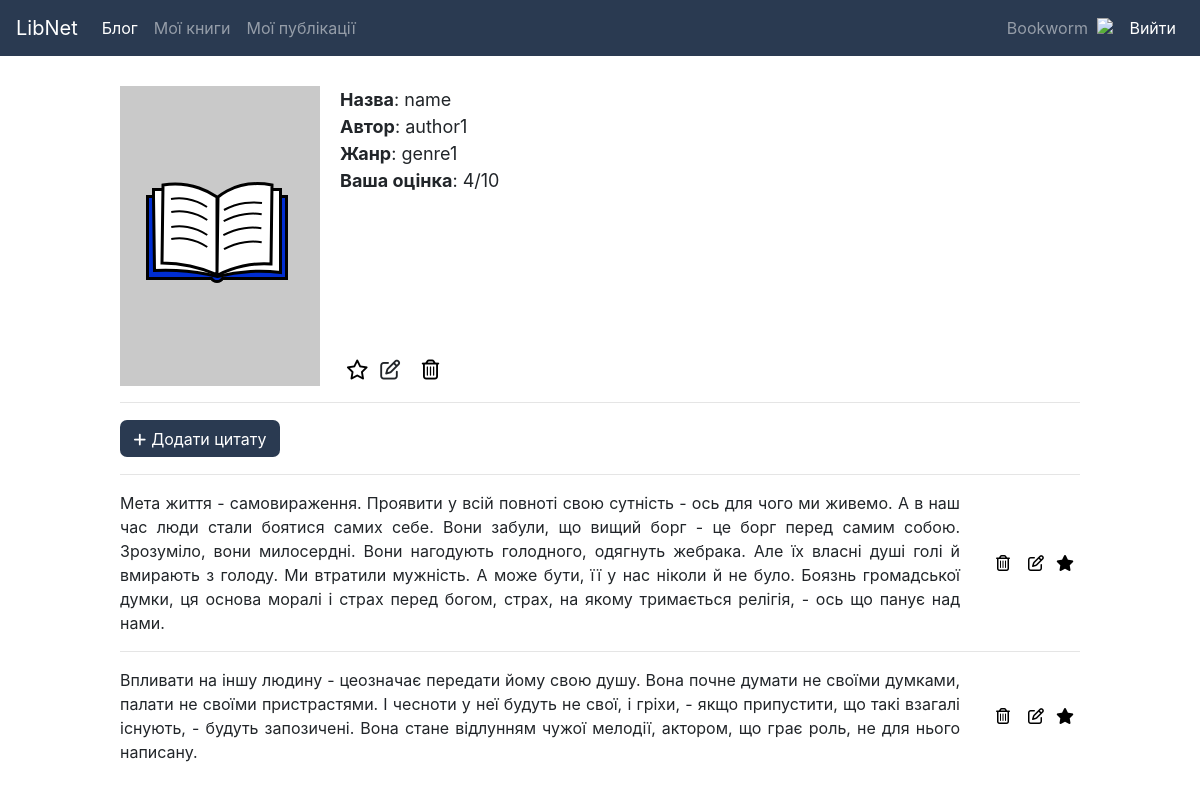
Screenshot of /3/book (signed in) with the database file from the repository.
### sn/db.py (models this page shows)
class User(db.Model):
	id = db.Column(db.Integer, primary_key=True)
	username = db.Column(db.String(80), nullable=False, unique = True)
	name = db.Column(db.String(80), nullable=False)
	birth_date = db.Column(db.DateTime, nullable=False)
	email = db.Column(db.String(80), unique=True, nullable=False)
	password = db.Column(db.String(80), nullable=False)
	avatar = db.Column(db.String(100))

class Book(db.Model):
	id = db.Column(db.Integer, primary_key=True)
	owner_id = db.Column(db.Integer, db.ForeignKey('user.id'), nullable=False)
	owner = db.relationship('User',  foreign_keys = "Book.owner_id")
	name = db.Column(db.String(80), nullable=False)
	author = db.Column(db.String(80))
	genre = db.Column(db.String(80))
	status = db.Column(db.String(3), nullable=False)
	rating = db.Column(db.String(3))
	image = db.Column(db.String(100))
	is_favorite = db.Column(db.Boolean, default=False)

class Quote(db.Model):
	id = db.Column(db.Integer, primary_key=True)
	book_id = db.Column(db.Integer, db.ForeignKey('book.id'), nullable=False)
	book = db.relationship('Book',  foreign_keys = "Quote.book_id")
	text = db.Column(db.String(1005))
	is_favorite = db.Column(db.Boolean, default=False)

### sn/index.py (the view)
@app.route('/<int:id>/book', methods=('GET', 'POST'))
def book(id):
	get_user()
	book = Book.query.filter_by(id = id).first()
	quotes = Quote.query.filter_by(book_id=book.id)
	author = book.author
	if request.method == 'POST':
		quote_text = request.form['quote_text']
		quote = Quote(book_id=book.id, text=quote_text)
		db.session.add(quote)
		db.session.commit()
		return redirect(url_for('book', id=id))
	return render_template('book.html', quotes=quotes, author=book.author, name=book.name, genre=book.genre, rating=book.rating, image=book.image, book=book)

### sn/index.py (called while the page is built)
def get_user():
	user_id = session.get('user_id')
	if user_id is None:
		g.user = None
	else:
		g.user = User.query.filter_by(id=user_id).first()
	return g.user

### sn/templates/book.html (shortened to what this page needs)
<!doctype html>
<html>
    <head>
    <link rel="stylesheet" href="https://maxcdn.bootstrapcdn.com/bootstrap/4.0.0/css/bootstrap.min.css">
    <link rel="stylesheet" href="../static/css/style.css">
    </head>
    <body>
        {% include 'navbar.html' %}
        <div class="quotes-contain">
        <div class="book-info">
            {% if image %}
                <img class="book-img"  src="{{ image }}" style="margin-right: 20px;">
                {% else %}
                <img class="book-img"  src="../static/img/book.svg" style="margin-right: 20px;">
                {% endif %}
            <div class="book-ul">
                <ul style="list-style: none; padding: 0; margin: 0;">
                <li><b>Назва</b>: {{ name }}</li>
                {% if author %}
                <li><b>Автор</b>: {{ author }}</li>
                {% endif %}
                {% if genre %}
                <li><b>Жанр</b>: {{ genre }}</li>
                {% endif %}
                {% if rating %}
                <li><b>Ваша оцінка</b>: {{ rating }}/10</li>
                {% endif %}
                </ul>
            <div class="book-buttons" style="display: flex; font-size: 20px;">
                <form method="post">
                    {%  if book.is_favorite %}
                <button formaction="{{ url_for('add_book_to_favorites', id=book.id) }}" style="border: 0; background-color: transparent;"><i class="fas fa-star"></i></button>
                    {%  else %}
                <button formaction="{{ url_for('add_book_to_favorites', id=book.id) }}" style="border: 0; background-color: transparent;"><i class="far fa-star"></i></button>
                    {%  endif %}
                    <a style="margin-right: 10px;"><i class="far fa-edit"></i></a>
                <button formaction="{{ url_for('delete_book', id=book.id) }}" style="border: 0; background-color: transparent;"><i class="far fa-trash-alt"></i></button>
                </form>
            </div>
            </div>
        </div>
        <hr>
        <button id="add-quote-button" class="add-quote-button" onclick="myFunction()"><i class="fas fa-plus" style="margin-right: 5px; font-size: 0.9rem;"></i>Додати цитату
        </button>
        {% if quotes.first() %}
        <ol class="quotes">
            {% for q in quotes %}
            <hr>
                <li class="quote-div"><div id = "quote-text-div">{{ q.text }}</div>
                    <div id="contain" style="display: flex; align-items: center; justify-content: center;">
                        <div id="min-contain">
                            <form method="post" style="display: flex;">
                            <button class="book-button" formaction="{{ url_for('delete_quote', id=q.book_id) }}"><i class="far fa-trash-alt" style="margin-right: 6px;"></i></button>
                            <button class="book-button"><i class="far fa-edit"></i></button>
                            {%  if q.is_favorite %}
                            <button formaction="{{ url_for('add_quote_to_favorites', id=q.id) }}" style="border: 0; background-color: transparent;"><i class="fas fa-star"></i></button>
                            {%  else %}
                            <button formaction="{{ url_for('add_quote_to_favorites', id=q.id) }}" style="border: 0; background-color: transparent;"><i class="far fa-star"></i></button>
                            {%  endif %}
                            </form>
                        </div>
                    </div>
                </li>
            {% endfor %}
        </ol>
        {% else %}
            <hr>
            <p>Ви поки що не додавали цитати.</p>
        {% endif %}
    </div>
    </body>
</html>

### sn/templates/navbar.html (shortened to what this page needs)
<!doctype html>
<html>
<head>
    <link rel="stylesheet" href="../static/css/style.css">
<link rel="stylesheet" href="https://maxcdn.bootstrapcdn.com/bootstrap/4.0.0/css/bootstrap.min.css">
</head>
<body>
<nav class="navbar navbar-expand-lg navbar-dark" style="background-color: #2A3A51;">
  <a class="navbar-brand" href="{{ url_for('index') }}">LibNet</a>
  <div  class="collapse navbar-collapse" id="navbarSupportedContent">
      {% if g.user %}
    <ul class="navbar-nav mr-auto">
      <li class="nav-item active">
        <a class="nav-link" href="{{ url_for('blog') }}">Блог<span class="sr-only">(current)</span></a>
      </li>
      <li class="nav-item">
        <a class="nav-link" href="{{ url_for('books') }}">Мої книги</a>
      </li>
        <li class="nav-item">
        <a class="nav-link" href="{{ url_for('posts') }}">Мої публікації</a>
      </li>
    </ul>
      {% endif %}
      <ul class="navbar-nav">
      {% if g.user %}
        <li class="nav-item">
        <a class="nav-link" href="{{ url_for('my_profile') }}" style="height: 40px;">
            {{ g.user.username }}
            {% if g.user.avatar %}
            <img src="{{ g.user.avatar }}" style="height: 40px; margin-top: -8px; margin-left: 5px;">
            {% endif %}
            </a>
        </li>
        <li class="nav-item">
        <a style="color: white" class="nav-link" href="{{ url_for('logout') }}">Вийти</a>
        </li>
     {% endif %}
    </ul>
  </div>
</nav>
    </body>
</html>

### sn/static/css/style.css (style rules this page uses)
a { color: #000; text-decoration: none; }
.nav-link { color: black; }
.add-class-button, .edit-delete-button, .add-quote-button { background-color: #2A3A51; color: white; width: 160px; height: 37px; border-radius: 7px; margin: auto; border-color: transparent; margin: 1px 0 1px 0; }
.quote-div { display: flex; justify-content: space-between; }
#quote-text-div { text-align: justify; margin-right: 30px; }
.quotes-contain { max-width: 80vw; margin: auto; margin-top: 30px; }
ol { padding: 0; }
.book-img { width: 200px; height: 300px; object-fit: cover; }

### sn/templates/navbar.html (style rules this page uses)
.navbar { position: sticky; left: 0; }

### sn/templates/book.html (style rules this page uses)
.book-info { font-size: 18px; display: flex; align-content: center; }
.book-ul { display: flex; flex-direction: column; justify-content: space-between }
.book-button { background-color: transparent; border: 0; }

### rows the page displays
User: user.username "Bookworm"
Book: name "name", author "author1", genre "genre1"
Quote: text "Мета життя - самовираження. Проявити у всій повноті свою сутність - ось для чого ми живемо. А в наш час люди стали боятися самих себе. Вони забули, що вищий борг - це борг перед самим собою. Зрозуміло, вони милосердні. Вони нагодують голодного, одягнуть жебрака. Але їх власні душі голі й вмирають з голоду. Ми втратили мужність. А може бути, її у нас ніколи й не було. Боязнь громадської думки, ця основа моралі і страх перед богом, страх, на якому тримається релігія, - ось що панує над нами."
Quote: text "Впливати на іншу людину - цеозначає передати йому свою душу. Вона почне думати не своїми думками, палати не своїми пристрастями. І чесноти у неї будуть не свої, і гріхи, - якщо припустити, що такі взагалі існують, - будуть запозичені. Вона стане відлунням чужої мелодії, актором, що грає роль, не для нього написану."

### other values shown
{{ rating }} "4"
